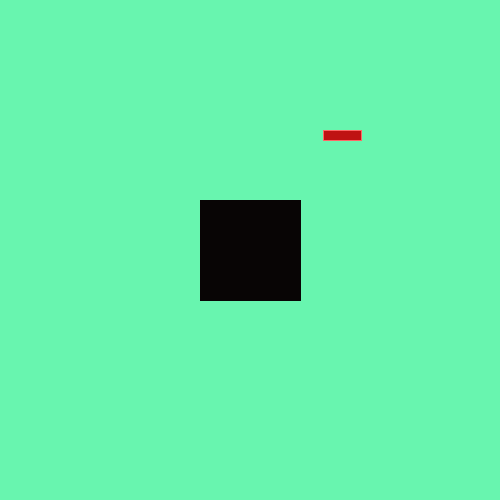
Frame 1 (no input)
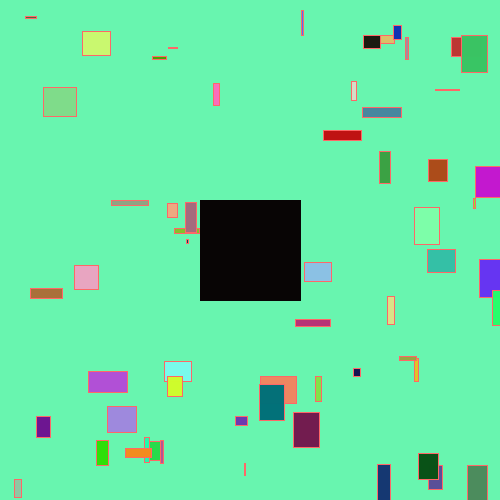
Frame 60 (the mouse pressed at the canvas centre just before this capture)
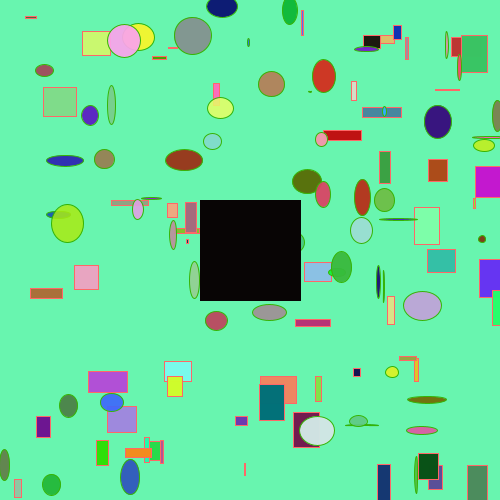
Frame 120 (the mouse held since frame 60 and released just before this capture)

The Processing sketch that drew these frames (run headless with seeded random() and noise(); from frame 60 on, the mouse is pressed at the canvas centre):

// Processing sketch: processing_169484
// ── processing_169484.pde

boolean boton = false;
int q=#BF1313;
int r=#ED3907;
int s=#6DC14C;
int t=#6075D8;
float i;
float j;
float k;
float l;
float a;
float b;
float c;
float d;

void setup(){
size(500,500);
background(#68F5AF);
}

void draw()
{
  if (boton ==true)
{
stroke(#36B405);
fill(s);
s=s+t;
i=random(0,500);
j=random(0,500);
k=random(1,40);
l=random(1,40);
ellipse(i,j,k,l);
}
else
{
stroke(#FF6767); 
fill(q);
q=q+r;
a=random(1,500);
b=random(1,500);
c=random(1,40);
d=random(1,40);
rect(a,b,c,d);
}
fill(#080505);
stroke(#080505);
rect(200,200,100,100);
}
void mousePressed()
{
if (mouseX > 200 && mouseX < 300 && mouseY > 200 &&
mouseY < 300) 
{
boton = !boton;
fill(#68F5AF);
rect(0,0,500,500);
}
}
